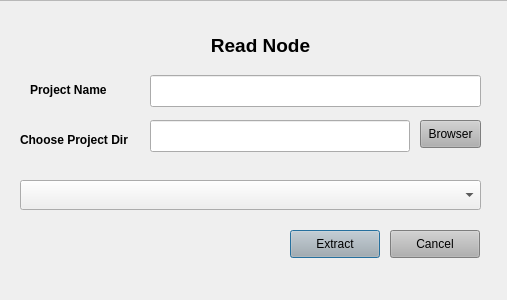
<?xml version="1.0" encoding="UTF-8"?>
<ui version="4.0">
 <class>Nuke</class>
 <widget class="QDialog" name="Nuke">
  <property name="geometry">
   <rect>
    <x>0</x>
    <y>0</y>
    <width>507</width>
    <height>300</height>
   </rect>
  </property>
  <property name="windowTitle">
   <string>Node Reading</string>
  </property>
  <widget class="QFrame" name="frame">
   <property name="geometry">
    <rect>
     <x>-10</x>
     <y>0</y>
     <width>521</width>
     <height>301</height>
    </rect>
   </property>
   <property name="frameShape">
    <enum>QFrame::StyledPanel</enum>
   </property>
   <property name="frameShadow">
    <enum>QFrame::Raised</enum>
   </property>
   <widget class="QLineEdit" name="choose_dir_linedit">
    <property name="geometry">
     <rect>
      <x>160</x>
      <y>120</y>
      <width>260</width>
      <height>32</height>
     </rect>
    </property>
   </widget>
   <widget class="QLineEdit" name="project_name_lineedit">
    <property name="geometry">
     <rect>
      <x>160</x>
      <y>75</y>
      <width>331</width>
      <height>32</height>
     </rect>
    </property>
   </widget>
   <widget class="QLabel" name="label_2">
    <property name="geometry">
     <rect>
      <x>40</x>
      <y>80</y>
      <width>91</width>
      <height>21</height>
     </rect>
    </property>
    <property name="text">
     <string>&lt;html&gt;&lt;head/&gt;&lt;body&gt;&lt;p&gt;&lt;span style=&quot; font-weight:600;&quot;&gt;Project Name&lt;/span&gt;&lt;/p&gt;&lt;/body&gt;&lt;/html&gt;</string>
    </property>
   </widget>
   <widget class="QLabel" name="label_3">
    <property name="geometry">
     <rect>
      <x>30</x>
      <y>130</y>
      <width>130</width>
      <height>20</height>
     </rect>
    </property>
    <property name="text">
     <string>&lt;html&gt;&lt;head/&gt;&lt;body&gt;&lt;p&gt;&lt;span style=&quot; font-weight:600;&quot;&gt;Choose  Project Dir&lt;/span&gt;&lt;/p&gt;&lt;/body&gt;&lt;/html&gt;</string>
    </property>
   </widget>
   <widget class="QPushButton" name="extact_button">
    <property name="geometry">
     <rect>
      <x>300</x>
      <y>230</y>
      <width>90</width>
      <height>28</height>
     </rect>
    </property>
    <property name="cursor">
     <cursorShape>OpenHandCursor</cursorShape>
    </property>
    <property name="styleSheet">
     <string notr="true">background-color: rgb(176, 176, 176);
color: rgb(0, 0, 0);
font: 75 11pt &quot;Cantarell&quot;;</string>
    </property>
    <property name="text">
     <string>Extract</string>
    </property>
   </widget>
   <widget class="QPushButton" name="cancel_button">
    <property name="geometry">
     <rect>
      <x>400</x>
      <y>230</y>
      <width>90</width>
      <height>28</height>
     </rect>
    </property>
    <property name="cursor">
     <cursorShape>OpenHandCursor</cursorShape>
    </property>
    <property name="styleSheet">
     <string notr="true">background-color: rgb(176, 176, 176);
color: rgb(0, 0, 0);
font: 75 11pt &quot;Cantarell&quot;;</string>
    </property>
    <property name="text">
     <string>Cancel</string>
    </property>
   </widget>
   <widget class="QComboBox" name="selection_comboBox">
    <property name="geometry">
     <rect>
      <x>30</x>
      <y>180</y>
      <width>461</width>
      <height>30</height>
     </rect>
    </property>
    <property name="cursor">
     <cursorShape>OpenHandCursor</cursorShape>
    </property>
   </widget>
   <widget class="QPushButton" name="browse_button">
    <property name="geometry">
     <rect>
      <x>430</x>
      <y>120</y>
      <width>61</width>
      <height>28</height>
     </rect>
    </property>
    <property name="cursor">
     <cursorShape>OpenHandCursor</cursorShape>
    </property>
    <property name="styleSheet">
     <string notr="true">background-color: rgb(176, 176, 176);
color: rgb(0, 0, 0);</string>
    </property>
    <property name="text">
     <string>Browser</string>
    </property>
   </widget>
   <widget class="QLabel" name="label_4">
    <property name="geometry">
     <rect>
      <x>30</x>
      <y>30</y>
      <width>481</width>
      <height>31</height>
     </rect>
    </property>
    <property name="text">
     <string>&lt;html&gt;&lt;head/&gt;&lt;body&gt;&lt;p align=&quot;center&quot;&gt;&lt;span style=&quot; font-size:14pt; font-weight:600;&quot;&gt;Read Node&lt;/span&gt;&lt;/p&gt;&lt;/body&gt;&lt;/html&gt;</string>
    </property>
   </widget>
  </widget>
 </widget>
 <resources/>
 <connections/>
</ui>
